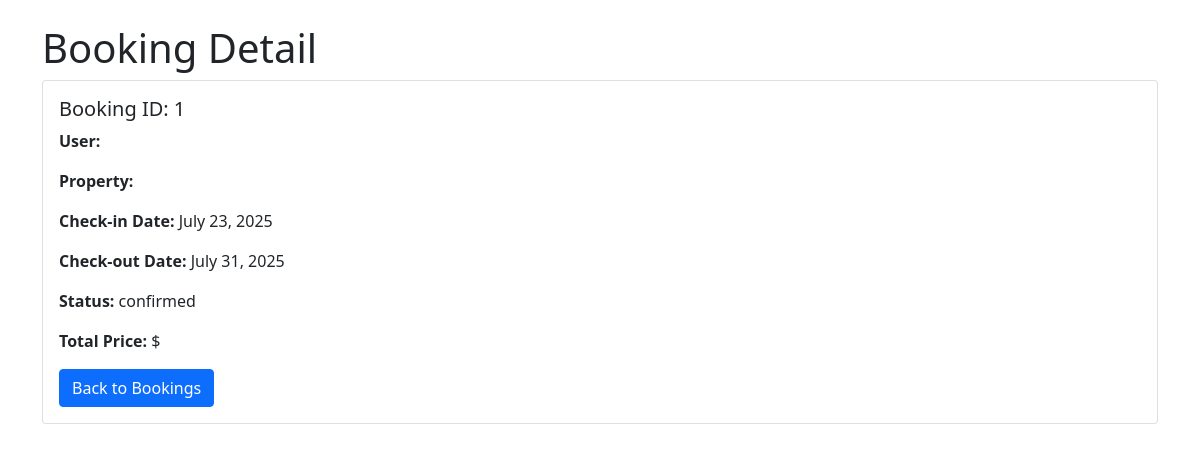
The app's page /bookings/1/ (signed in) with its own data.
### bookings/models.py (models this page shows, shortened)
class Booking(models.Model):
    STATUS_CHOICES = (
        ('pending', 'Pending'),
        ('confirmed', 'Confirmed'),
        ('cancelled', 'Cancelled'),
        ('completed', 'Completed'),
    )
    user = models.ForeignKey(User, on_delete=models.CASCADE)
    room = models.ForeignKey(Room, on_delete=models.CASCADE)
    check_in_date = models.DateField()
    check_out_date = models.DateField()
    guests = models.PositiveIntegerField()
    total_nights = models.PositiveIntegerField()
    total_amount = models.DecimalField(max_digits=10, decimal_places=2)
    status = models.CharField(max_length=20, choices=STATUS_CHOICES, default='pending')
    guest_name = models.CharField(max_length=200)
    guest_email = models.EmailField()
    guest_phone = models.CharField(max_length=15)
    special_requests = models.TextField(blank=True)
    created_at = models.DateTimeField(auto_now_add=True)
    updated_at = models.DateTimeField(auto_now=True)
    class Meta:
        ordering = ['-created_at']

### bookings/views.py (the view)
# urls.py: path('<int:pk>/', views.booking_detail, name='booking_detail'),
@login_required
def booking_detail(request, pk):
    booking = get_object_or_404(Booking, pk=pk, user=request.user)
    return render(request, 'bookings/booking_detail.html', {'booking': booking})

### booking-app/templates/bookings/booking_detail.html (shortened to what this page needs)
<!DOCTYPE html>
<html lang="en">
<head>
    <link href="https://cdn.jsdelivr.net/npm/bootstrap@5.1.3/dist/css/bootstrap.min.css" rel="stylesheet">
</head>
<body>
    <div class="container mt-4">
        <h1>Booking Detail</h1>
        <div class="card">
            <div class="card-body">
                <h5 class="card-title">Booking ID: {{ booking.id }}</h5>
                <p class="card-text"><strong>User:</strong> {{ booking.user.get_full_name }}</p>
                <p class="card-text"><strong>Property:</strong> {{ booking.property.name }}</p>
                <p class="card-text"><strong>Check-in Date:</strong> {{ booking.check_in_date }}</p>
                <p class="card-text"><strong>Check-out Date:</strong> {{ booking.check_out_date }}</p>
                <p class="card-text"><strong>Status:</strong> {{ booking.status }}</p>
                <p class="card-text"><strong>Total Price:</strong> ${{ booking.total_price }}</p>
                <a href="{% url 'booking_list' %}" class="btn btn-primary">Back to Bookings</a>
            </div>
        </div>
    </div>
</body>
</html>

### records on screen
Booking: id "1", check_in_date "July 23, 2025", check_out_date "July 31, 2025", status "confirmed"
